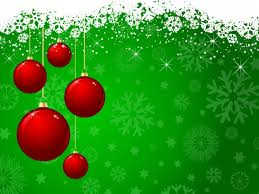
//> input picture 013_Harris/ball1.jpg, 259 x 194 px
$ ./harris ball1.jpg   (built with g++ and OpenCV 4)
//> lines starting //> are read from the running program, lines starting //| are printed output that depends on the picture
#include "opencv2/highgui/highgui.hpp"
#include "opencv2/imgproc/imgproc.hpp"
#include <iostream>
#include <stdio.h>
#include <stdlib.h>

using namespace cv;
using namespace std;

/// Global variables
Mat src, src_gray;
int thresh = 200;
int max_thresh = 255;

char const* source_window = "Source image";
char const* corners_window = "Corners detected";

/// Function header
void cornerHarris_demo( int, void* );

/** @function main */
int main( int argc, char** argv )
{
  /// Load source image and convert it to gray
  src = imread( argv[1], 1 );
//> src is the input picture: 194 rows x 259 cols, CV_8UC3; mean B, G, R 42.3, 143.8, 59
  cvtColor( src, src_gray, COLOR_BGR2GRAY );
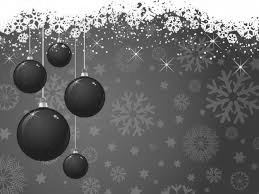
//> src_gray: 194 rows x 259 cols, CV_8UC1; min 16, max 255, mean 106.9

  /// Create a window and a trackbar
  namedWindow( source_window, WINDOW_AUTOSIZE );
  createTrackbar( "Threshold: ", source_window, &thresh, max_thresh, cornerHarris_demo );
  imshow( source_window, src );

  cornerHarris_demo( 0, 0 );

  waitKey(0);
  return(0);
}

/** @function cornerHarris_demo */
void cornerHarris_demo( int, void* )
{

  Mat dst, dst_norm, dst_norm_scaled;
  dst = Mat::zeros( src.size(), CV_32FC1 );

  /// Detector parameters
  int blockSize = 2;
  int apertureSize = 3;
  double k = 0.04;

  /// Detecting corners
  cornerHarris( src_gray, dst, blockSize, apertureSize, k, BORDER_DEFAULT );
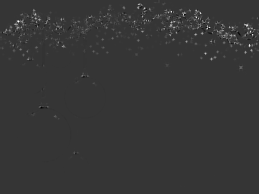
//> dst: 194 rows x 259 cols, CV_32FC1; min -0.0076, max 0.0284, mean 0.000191; drawn with min black and max white

  /// Normalizing
  normalize( dst, dst_norm, 0, 255, NORM_MINMAX, CV_32FC1, Mat() );
  convertScaleAbs( dst_norm, dst_norm_scaled );

  /// Drawing a circle around corners
  for( int j = 0; j < dst_norm.rows ; j++ )
     { for( int i = 0; i < dst_norm.cols; i++ )
          {
            if( (int) dst_norm.at<float>(j,i) > thresh )
              {
               circle( dst_norm_scaled, Point( i, j ), 5,  Scalar(0), 2, 8, 0 );
              }
          }
     }
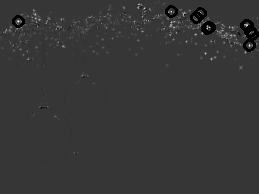
//> dst_norm_scaled: 194 rows x 259 cols, CV_8UC1; min 0, max 255, mean 54.3
  /// Showing the result
  namedWindow( corners_window, WINDOW_AUTOSIZE );
  imshow( corners_window, dst_norm_scaled );
}
